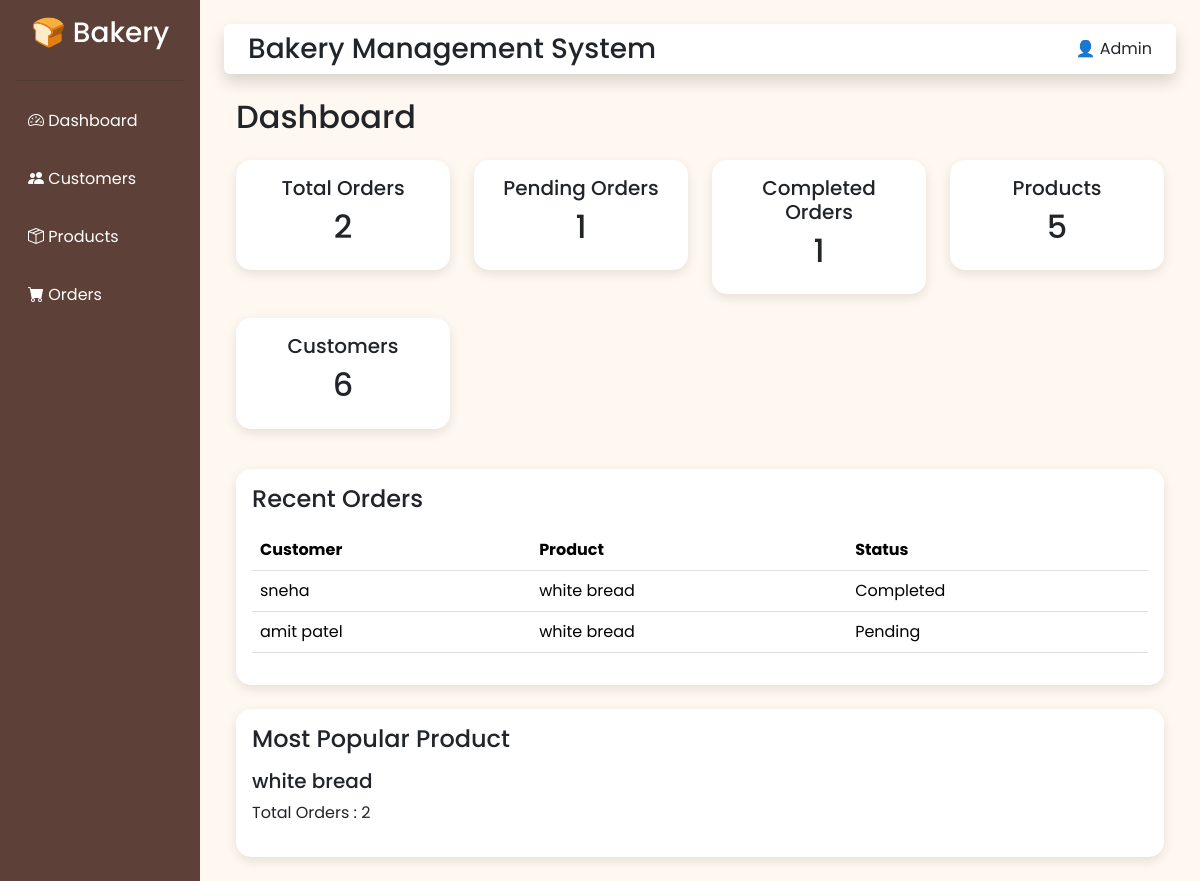
The page / on the database its author committed.
### orders/models.py (models this page shows, shortened)
class Order(models.Model):
    STATUS_CHOICES = [
        ('Pending', 'Pending'),
        ('Completed', 'Completed'),
    ]
    customer = models.ForeignKey(Customer, on_delete=models.CASCADE)
    product = models.ForeignKey(Product, on_delete=models.CASCADE)
    quantity = models.PositiveIntegerField(default=1)
    status = models.CharField(
        max_length=20,
        choices=STATUS_CHOICES,
        default='Pending'
    )
    created_at = models.DateTimeField(auto_now_add=True)

### customers/models.py (models this page shows, shortened)
class Customer(models.Model):
    name = models.CharField(max_length=100)
    phone = models.CharField(max_length=10)
    address = models.TextField(blank=True)
    created_at = models.DateTimeField(auto_now_add=True)

### products/models.py (models this page shows, shortened)
class Product(models.Model):
    CATEGORY_CHOICES = [
        ('Cake', 'Cake'),
        ('Bread', 'Bread'),
        ('Pastry', 'Pastry'),
        ('Cookies', 'Cookies'),
        ('Beverage', 'Beverage'),
    ]
    name = models.CharField(max_length=100)
    category = models.CharField(max_length=50, choices=CATEGORY_CHOICES)
    price = models.DecimalField(max_digits=10, decimal_places=2)
    stock = models.PositiveIntegerField(default=0)
    created_at = models.DateTimeField(auto_now_add=True)

### orders/views.py (the view)
# urls.py: path('', views.dashboard, name='dashboard'),
def dashboard(request):
    total_customers = Customer.objects.count()
    total_products = Product.objects.count()
    total_orders = Order.objects.count()
    pending_orders = Order.objects.filter(status='Pending').count()
    completed_orders = Order.objects.filter(status='Completed').count()
    recent_orders = Order.objects.order_by('-created_at')[:5]
    popular_product = Order.objects.values('product__name').annotate(
        total_orders=Count('product')
    ).order_by('-total_orders').first()
    context = {
        'total_customers': total_customers,
        'total_products': total_products,
        'total_orders': total_orders,
        'pending_orders': pending_orders,
        'completed_orders': completed_orders,
        'recent_orders': recent_orders,
        'popular_product': popular_product,
    }
    return render(request, 'dashboard/dashboard.html', context)

### templates/dashboard/dashboard.html
{% extends 'base.html' %}
{% block content %}
<div class="container mt-4">
    <h2 class="mb-4">Dashboard</h2>
    <div class="row">
        <div class="col-md-3 mb-4">
            <div class="card">
                <div class="card-body text-center">
                    <h5>Total Orders</h5>
                    <h2>{{ total_orders }}</h2>
                </div>
            </div>
        </div>
        <div class="col-md-3 mb-4">
            <div class="card">
                <div class="card-body text-center">
                    <h5>Pending Orders</h5>
                    <h2>{{ pending_orders }}</h2>
                </div>
            </div>
        </div>
        <div class="col-md-3 mb-4">
            <div class="card">
                <div class="card-body text-center">
                    <h5>Completed Orders</h5>
                    <h2>{{ completed_orders }}</h2>
                </div>
            </div>
        </div>
        <div class="col-md-3 mb-4">
            <div class="card">
                <div class="card-body text-center">
                    <h5>Products</h5>
                    <h2>{{ total_products }}</h2>
                </div>
            </div>
        </div>
        <div class="col-md-3 mb-4">
            <div class="card">
                <div class="card-body text-center">
                    <h5>Customers</h5>
                    <h2>{{ total_customers }}</h2>
                </div>
            </div>
        </div>
    </div>
    <div class="card mt-3">
        <div class="card-body">
            <h4 class="mb-3">Recent Orders</h4>
            <table class="table table-hover">
                <thead>
                    <tr>
                        <th>Customer</th>
                        <th>Product</th>
                        <th>Status</th>
                    </tr>
                </thead>
                <tbody>
                    {% for order in recent_orders %}
                    <tr>
                        <td>{{ order.customer.name }}</td>
                        <td>{{ order.product.name }}</td>
                        <td>{{ order.status }}</td>
                    </tr>
                    {% empty %}
                    <tr>
                        <td colspan="3" class="text-center">
                            No Recent Orders
                        </td>
                    </tr>
                    {% endfor %}
                </tbody>
            </table>
        </div>
    </div>
    <div class="card mt-4">
        <div class="card-body">
            <h4 class="mb-3">Most Popular Product</h4>
            {% if popular_product %}
                <h5>{{ popular_product.product__name }}</h5>
                <p>
                    Total Orders : {{ popular_product.total_orders }}
                </p>
            {% else %}
                <p>No orders available.</p>
            {% endif %}
        </div>
    </div>
</div>
{% endblock %}

### static/css/style.css (style rules this page uses)
body { font-family: 'Poppins', sans-serif; background-color: #FFF8F0; }
.card { border: none; border-radius: 15px; box-shadow: 0 4px 12px rgba(0, 0, 0, 0.1); transition: 0.3s; }

### rows shown on the page
Order: customer.name "sneha", product.name "white bread", status "Completed"
Order: customer.name "amit patel", product.name "white bread", status "Pending"
Product: product__name "white bread"

### other values the page prints
{{ total_orders }} "2"
{{ pending_orders }} "1"
{{ completed_orders }} "1"
{{ total_products }} "5"
{{ total_customers }} "6"
{{ popular_product.total_orders }} "2"
